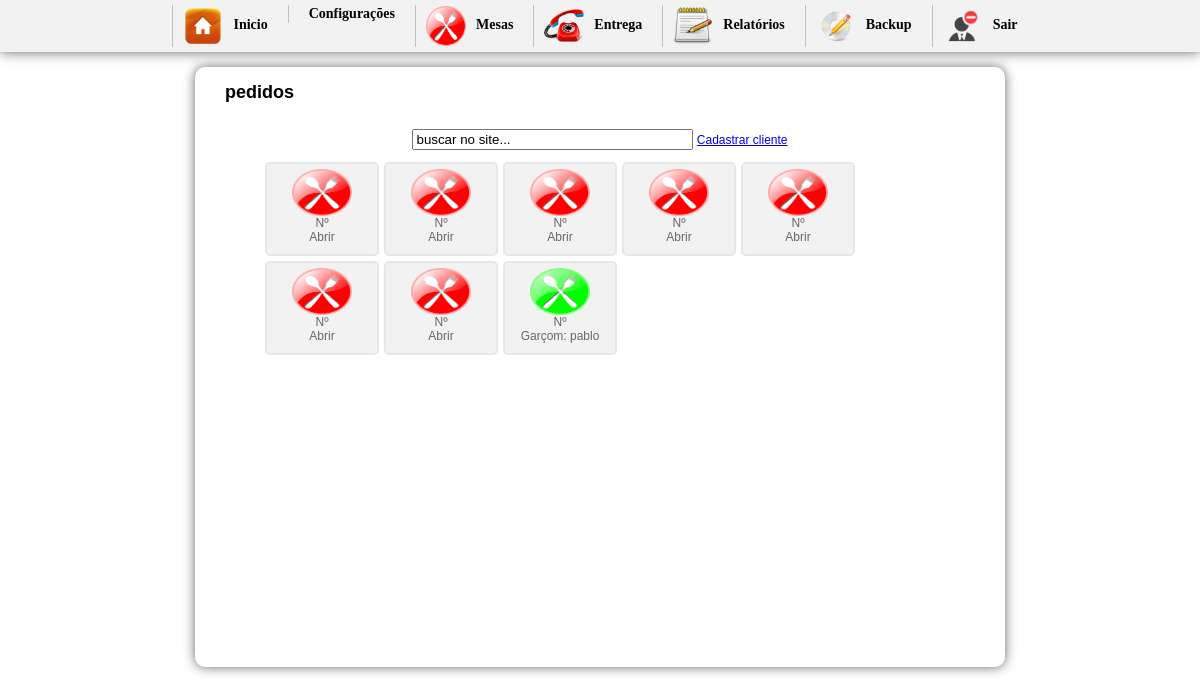
The app's page /inicio2.php?btn=entrega (signed in) with its own data.
### tables this page shows
CREATE TABLE `pedido` (
  `id_mesa` int(10) NOT NULL AUTO_INCREMENT,
  `numero` int(10) NOT NULL,
  `idGarcon` varchar(200) NOT NULL,
  `situacao` int(1) NOT NULL,
  PRIMARY KEY (`id_mesa`)
);

CREATE TABLE `garcon` (
  `idGarcon` int(10) NOT NULL AUTO_INCREMENT,
  `nomeGarcon` varchar(200) NOT NULL,
  `login` varchar(20) NOT NULL,
  `senha` varchar(20) NOT NULL,
  `nv` int(1) NOT NULL,
  PRIMARY KEY (`idGarcon`)
);

### entrega.php (the view, shortened to what this page needs)
<h1> &nbsp;&nbsp;&nbsp;pedidos</h1>
<div id="mesas">
<div class="div"><center>
    <form method="post" action=""><br />
      <input size="32" type="text" class="busca" id="busca" name="buscar" value="buscar no site..." onfocus="if (this.value == 'buscar no site...') this.value = '';" onblur="if (this.value == '') this.value = 'buscar no site...';" />
      <a href="inicio.php?btn=cadastroclientes">Cadastrar cliente </a>
    </form></center>
  </div>
<ul>
	<?php
		$sql = mysql_query("SELECT * FROM pedido ORDER BY id_mesa DESC LIMIT 20");
		while($ver = mysql_fetch_array($sql)){
			$situacao = $ver['situacao'];
			$id_mesa = $ver['id_mesa'];
			$numero = $ver['nome'];
			$idGarcon = $ver['idGarcon'];
			$gar = mysql_query("SELECT * FROM garcon WHERE idGarcon='$idGarcon'");
			$bosta = mysql_fetch_assoc($gar);
			$nomeGarcon = $bosta['nomeGarcon'];
			if($situacao == 0){
				$img = "<img src='imagens/restaurant_p.png' width='60' height='47' border='0'>";
			}else{
			$img = "<img src='imagens/restaurant_pverde.png' width='60' height='47' border='0'>";
			}
	?>
	<li><a href="?btn=vendapedido&id_mesa=<?php echo $id_mesa ?>&idGarcon=<?php echo $idGarcon ?>"><?php echo $img; echo "<br/>";  echo 'Nº '.$numero;  echo "<br/>"; if($situacao == 1){echo "Garçom: ".$nomeGarcon; }else{echo "Abrir";} ?></a></li>
<?php }?>
</ul>
</div>

### css/css.css (style rules this page uses)
body { margin-left: 0px;margin-top: 0px;margin-right: 0px;margin-bottom: 0px; background-color:#FFF; font-family:Verdana, Geneva, sans-serif; font-size:12px; }
h1 { font-size:18px; margin-top:0; }
#mesas { width:750px; height:500px; margin:0 auto; background:#FFF; border-radius:5px; overflow:auto; }
#mesas ul li a:link { text-decoration:none; color:#666; cursor:pointer; display:block; }
#mesas li { float:left; margin-right:5px; margin-bottom:5px; list-style:none; border-radius:5px; border:2px solid #e7e7e7; text-align:center; padding:5px; width:100px; height:80px; background-color:#f2f2f2; cursor:pointer; display:block; }

### records on screen
pedido: situacao 0 (drawn)
pedido: situacao 0 (drawn)
pedido: situacao 0 (drawn)
pedido: situacao 0 (drawn)
pedido: situacao 0 (drawn)
pedido: situacao 0 (drawn)
pedido: situacao 0 (drawn)
pedido: situacao 1 (drawn), idGarcon.nomeGarcon "pablo"
